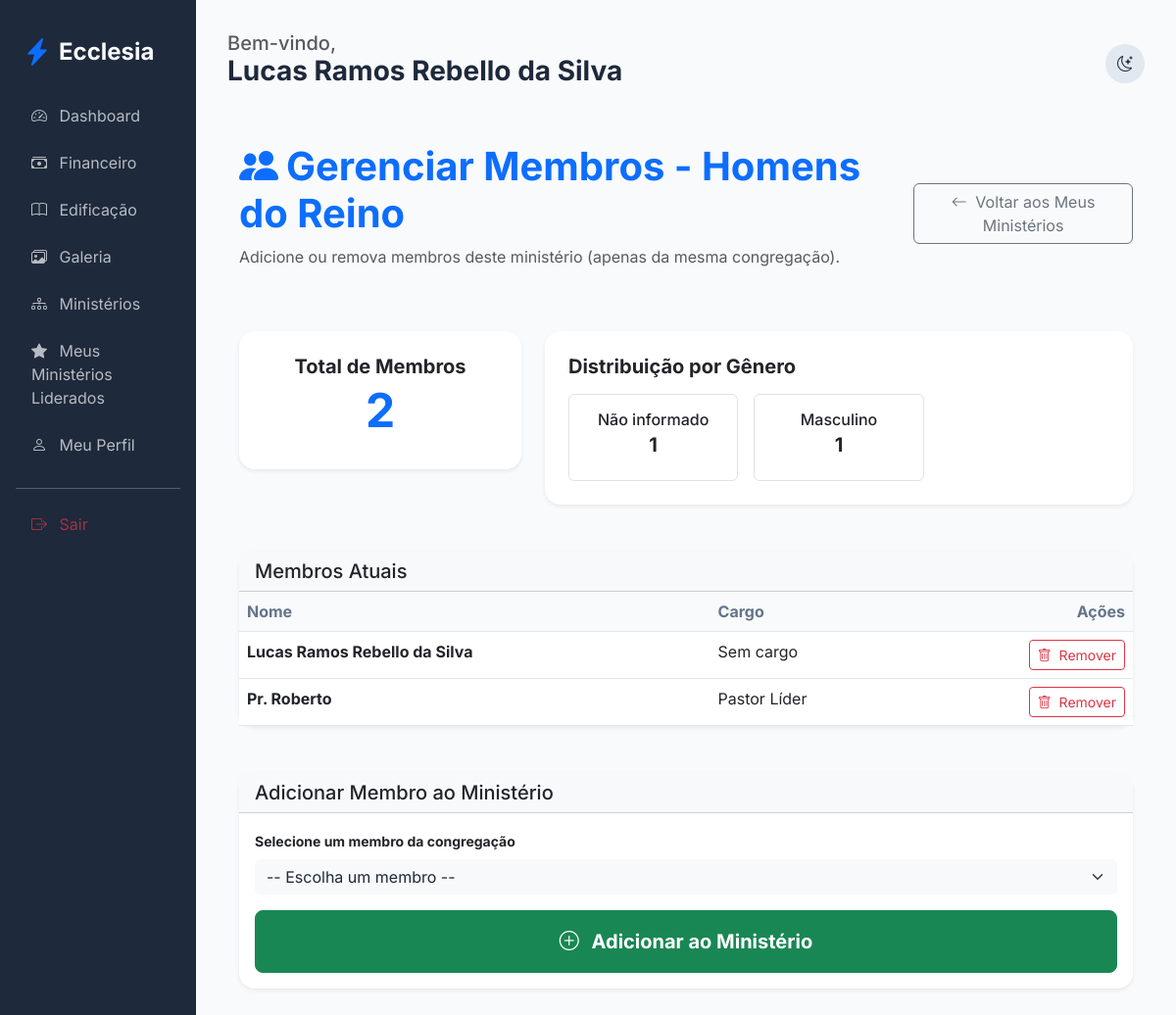
/members/ministry/3/manage-members (signed in), run on the app's committed database.
### app/core/models.py (models this page shows, shortened)
class User(db.Model, UserMixin):
    id = db.Column(db.Integer, primary_key=True)
    name = db.Column(db.String(100), nullable=False)
    email = db.Column(db.String(120), unique=True, nullable=False)
    password_hash = db.Column(db.String(128))
    birth_date = db.Column(db.Date)
    gender = db.Column(db.String(20))
    documents = db.Column(db.String(200)) # Flexível para diferentes países
    address = db.Column(db.Text)
    phone = db.Column(db.String(50))
    status = db.Column(db.String(20), default='pending') # pending, active, rejected
    is_ministry_leader = db.Column(db.Boolean, default=False)
    church_id = db.Column(db.Integer, db.ForeignKey('church.id'))
    family_id = db.Column(db.Integer, db.ForeignKey('family.id'), nullable=True)
    church_role_id = db.Column(db.Integer, db.ForeignKey('church_role.id'), nullable=True)
    ministries = db.relationship('Ministry', secondary=member_ministries, backref=db.backref('members', lazy='dynamic'))
    can_manage_ministries = db.Column(db.Boolean, default=False)
    can_manage_media = db.Column(db.Boolean, default=False)
    can_publish_devotionals = db.Column(db.Boolean, default=False)
    can_approve_members = db.Column(db.Boolean, default=False)
    can_manage_finance = db.Column(db.Boolean, default=False)
    can_manage_kids = db.Column(db.Boolean, default=False)
    can_manage_events = db.Column(db.Boolean, default=False)  # para eventos gerais

class Ministry(db.Model):
    id = db.Column(db.Integer, primary_key=True)
    name = db.Column(db.String(100), nullable=False)
    description = db.Column(db.Text)
    church_id = db.Column(db.Integer, db.ForeignKey('church.id'))
    leader_id = db.Column(db.Integer, db.ForeignKey('user.id'), nullable=True)
    events = db.relationship('Event', backref='ministry', lazy=True)
    leader = db.relationship('User', foreign_keys=[leader_id])

class ChurchRole(db.Model):
    id = db.Column(db.Integer, primary_key=True)
    name = db.Column(db.String(80), nullable=False)
    description = db.Column(db.Text, nullable=True)
    church_id = db.Column(db.Integer, db.ForeignKey('church.id'), nullable=False)
    is_active = db.Column(db.Boolean, default=True)
    order = db.Column(db.Integer, default=0)  # para ordenar na exibição
    users = db.relationship('User', backref='church_role', lazy=True)

### app/modules/members/routes.py (the view)
@members_bp.route('/ministry/<int:ministry_id>/manage-members')
@login_required
def ministry_manage_members(ministry_id):
    ministry = Ministry.query.get_or_404(ministry_id)
    is_leader = ministry.leader_id == current_user.id
    is_authorized = is_leader or can_manage_ministries()
    if not is_authorized:
        flash('Acesso negado.', 'danger')
        return redirect(url_for('members.my_led_ministries'))
    current_members = ministry.members.all()
    available_members = User.query.filter(
        User.church_id == current_user.church_id,
        User.status == 'active',
        ~User.ministries.any(Ministry.id == ministry_id)
    ).order_by(User.name).all()
    total_members = len(current_members)
    gender_count = db.session.query(
        User.gender, func.count(User.id)
    ).filter(
        User.id.in_([m.id for m in current_members])
    ).group_by(User.gender).all()
    return render_template(
        'members/ministry_manage_members.html',
        ministry=ministry,
        current_members=current_members,
        available_members=available_members,
        total_members=total_members,
        gender_count=gender_count
    )

### app/templates/members/ministry_manage_members.html (shortened to what this page needs)
{% extends "base.html" %}
{% block content %}
<div class="container py-4">
    <div class="d-flex justify-content-between align-items-center mb-5">
        <div>
            <h1 class="fw-bold text-primary"><i class="bi bi-people-fill me-2"></i>Gerenciar Membros - {{ ministry.name }}</h1>
            <p class="text-muted">Adicione ou remova membros deste ministério (apenas da mesma congregação).</p>
        </div>
        <a href="{{ url_for('members.my_led_ministries') }}" class="btn btn-outline-secondary">
            <i class="bi bi-arrow-left me-1"></i> Voltar aos Meus Ministérios
        </a>
    </div>
    <div class="row g-4 mb-5">
        <div class="col-md-4">
            <div class="card border-0 shadow-sm text-center p-4">
                <h5 class="fw-bold mb-1">Total de Membros</h5>
                <h2 class="display-5 fw-bold text-primary">{{ total_members }}</h2>
            </div>
        </div>
        <div class="col-md-8">
            <div class="card border-0 shadow-sm p-4">
                <h5 class="fw-bold mb-3">Distribuição por Gênero</h5>
                <div class="row g-3">
                    {% for gender, count in gender_count %}
                    <div class="col-md-4">
                        <div class="border rounded p-3 text-center">
                            <h6 class="mb-1">{{ gender or 'Não informado' }}</h6>
                            <h5 class="fw-bold">{{ count }}</h5>
                        </div>
                    </div>
                    {% endfor %}
                </div>
            </div>
        </div>
    </div>
    <div class="card border-0 shadow-sm mb-5">
        <div class="card-header bg-light">
            <h5 class="mb-0">Membros Atuais</h5>
        </div>
        <div class="card-body p-0">
            <div class="table-responsive">
                <table class="table table-hover mb-0">
                    <thead class="bg-light">
                        <tr>
                            <th>Nome</th>
                            <th>Cargo</th>
                            <th class="text-end">Ações</th>
                        </tr>
                    </thead>
                    <tbody>
                        {% for member in current_members %}
                        <tr>
                            <td class="fw-bold">{{ member.name }}</td>
                            <td>{{ member.church_role.name if member.church_role else 'Sem cargo' }}</td>
                            <td class="text-end">
                                <a href="{{ url_for('members.ministry_remove_member', ministry_id=ministry.id, user_id=member.id) }}"
                                   class="btn btn-sm btn-outline-danger"
                                   onclick="return confirm('Tem certeza que deseja remover {{ member.name }} deste ministério?');">
                                    <i class="bi bi-trash me-1"></i> Remover
                                </a>
                            </td>
                        </tr>
                        {% endfor %}
                    </tbody>
                </table>
            </div>
        </div>
    </div>
    <div class="card border-0 shadow-sm">
        <div class="card-header bg-light">
            <h5 class="mb-0">Adicionar Membro ao Ministério</h5>
        </div>
        <div class="card-body">
            <form method="POST" action="{{ url_for('members.ministry_add_member', ministry_id=ministry.id) }}">
                <div class="mb-3">
                    <label class="form-label small fw-bold">Selecione um membro da congregação</label>
                    <select name="user_id" class="form-select bg-light border-0" required>
                        <option value="">-- Escolha um membro --</option>
                    </select>
                </div>
                <div class="d-grid">
                    <button type="submit" class="btn btn-success btn-lg py-3 fw-bold">
                        <i class="bi bi-plus-circle me-2"></i> Adicionar ao Ministério
                    </button>
                </div>
            </form>
        </div>
    </div>
</div>
{% endblock %}

### app/templates/base.html (shortened to what this page needs)
<!DOCTYPE html>
<html lang="pt-BR">
<head>
    <link href="https://cdn.jsdelivr.net/npm/bootstrap@5.3.0/dist/css/bootstrap.min.css" rel="stylesheet">
    <link href="https://cdn.jsdelivr.net/npm/bootstrap-icons@1.10.0/font/bootstrap-icons.css" rel="stylesheet">
    <link rel="stylesheet" href="{{ url_for('static', filename='css/premium.css') }}">
</head>
<body>
    <div class="container-fluid">
        <div class="row">
            {% if current_user.is_authenticated %}
            <div class="col-md-3 col-lg-2 sidebar d-none d-md-block">
                <div class="d-flex align-items-center mb-4 px-2">
                    <i class="bi bi-lightning-charge-fill text-primary fs-3 me-2"></i>
                    <h4 class="mb-0 fw-bold">Ecclesia</h4>
                </div>
                <nav class="nav flex-column">
                    <a class="nav-link {{ 'active' if request.endpoint == 'members.dashboard' }}" href="{{ url_for('members.dashboard') }}">
                        <i class="bi bi-speedometer2 me-2"></i> Dashboard
                    </a>
                    <a class="nav-link {{ 'active' if 'finance' in request.endpoint }}" href="{{ url_for('finance.dashboard') }}">
                        <i class="bi bi-cash-stack me-2"></i> Financeiro
                    </a>
                    <a class="nav-link {{ 'active' if 'edification' in request.endpoint }}" href="{{ url_for('edification.studies') }}">
                        <i class="bi bi-book me-2"></i> Edificação
                    </a>
                    <a class="nav-link {{ 'active' if 'gallery' in request.endpoint }}" href="{{ url_for('edification.gallery') }}">
                        <i class="bi bi-images me-2"></i> Galeria
                    </a>
                    <a class="nav-link {{ 'active' if 'ministries' in request.endpoint }}" href="{{ url_for('members.list_ministries') }}">
                        <i class="bi bi-diagram-3 me-2"></i> Ministérios
                    </a>
                    {% if current_user.is_authenticated %}
                        {% set has_led_ministries = namespace(value=false) %}
                        {% for ministry in current_user.ministries %}
                            {% if ministry.leader_id == current_user.id %}
                                {% set has_led_ministries.value = true %}
                            {% endif %}
                        {% endfor %}
                        {% if has_led_ministries.value %}
                        <a class="nav-link {{ 'active' if 'my_led_ministries' in request.endpoint }}" href="{{ url_for('members.my_led_ministries') }}">
                            <i class="bi bi-star-fill me-2"></i> Meus Ministérios Liderados
                        </a>
                        {% endif %}
                    {% endif %}
                    <a class="nav-link" href="{{ url_for('members.profile') }}">
                        <i class="bi bi-person me-2"></i> Meu Perfil
                    </a>
                    <hr class="my-3 opacity-25">
                    <a class="nav-link text-danger" href="{{ url_for('auth.logout') }}">
                        <i class="bi bi-box-arrow-right me-2"></i> Sair
                    </a>
                </nav>
            </div>
            {% endif %}
            <div class="col-md-9 col-lg-10 main-content {{ 'mx-auto' if not current_user.is_authenticated }}">
                <header class="d-flex justify-content-between align-items-center mb-4">
                    <div>
                        {% if current_user.is_authenticated %}
                        <h5 class="text-muted mb-0">Bem-vindo,</h5>
                        <h3 class="fw-bold">{{ current_user.name }}</h3>
                        {% endif %}
                    </div>
                    <div class="d-flex align-items-center gap-3">
                        <div class="theme-toggle" onclick="toggleTheme()">
                            <i class="bi bi-moon-stars" id="theme-icon"></i>
                        </div>
                    </div>
                </header>
                {% block content %}{% endblock %}
            </div>
        </div>
    </div>
</body>
</html>

### app/static/css/premium.css (style rules this page uses)
:root { --primary: #4f46e5; --primary-hover: #4338ca; --secondary: #64748b; --success: #10b981; --danger: #ef4444; --warning: #f59e0b; --info: #06b6d4; --bg-main: #f8fafc; --bg-card: #ffffff; --text-main: #1e293b; --text-muted: #64748b; --border: #e2e8f0; --sidebar-bg: #1e293b; --sidebar-text: #f8fafc; --input-bg: #ffffff; }
body { font-family: 'Inter', sans-serif; background-color: var(--bg-main); color: var(--text-main); transition: all 0.3s ease; }
.sidebar { background-color: var(--sidebar-bg); color: var(--sidebar-text); min-height: 100vh; padding: 2rem 1rem; }
.nav-link { color: var(--sidebar-text); opacity: 0.7; transition: all 0.2s; border-radius: 0.5rem; margin-bottom: 0.5rem; }
.main-content { padding: 2rem; }
.card { background-color: var(--bg-card); border: 1px solid var(--border); border-radius: 1rem; box-shadow: 0 4px 6px -1px rgb(0 0 0 / 0.1); transition: transform 0.2s; }
.form-control, .form-select { background-color: var(--input-bg); border-color: var(--border); color: var(--text-main); }
.table { color: var(--text-main); }
.table thead th { background-color: var(--bg-main); border-bottom-color: var(--border); color: var(--text-muted); }
.table td { border-bottom-color: var(--border); }
.theme-toggle { cursor: pointer; padding: 0.5rem; border-radius: 50%; background: var(--border); display: flex; align-items: center; justify-content: center; width: 40px; height: 40px; }

### data on the page
User: name "Lucas Ramos Rebello da Silva", gender "Masculino", church "1", church_role "Sem cargo"
Ministry: name "Homens do Reino"
User: name "Pr. Roberto", church_role "Pastor Líder"

### other printed values
{{ total_members }} "2"
{{ gender or 'Não informado' }} "Não informado"
{{ count }} "1"
